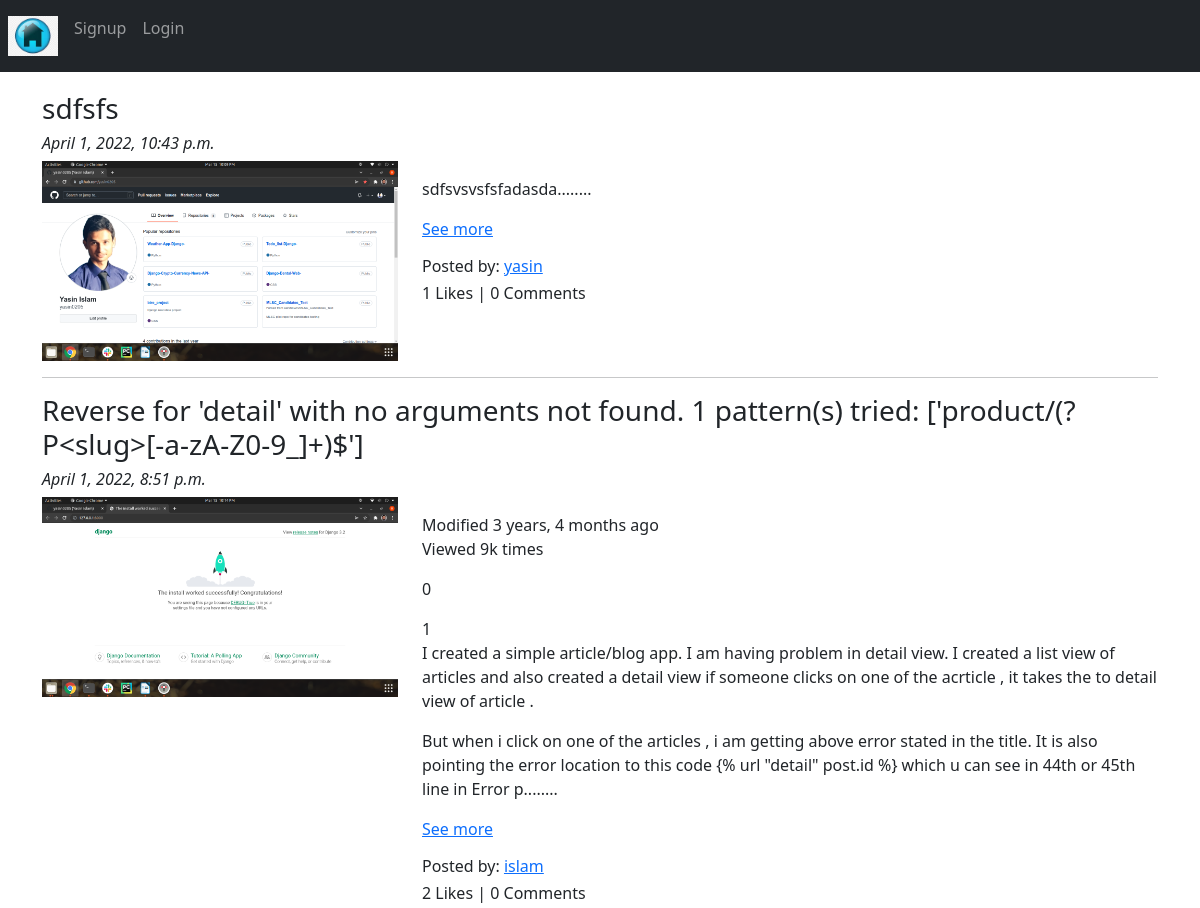
/blog/ (upper part), run on an earlier commit of the app's database.
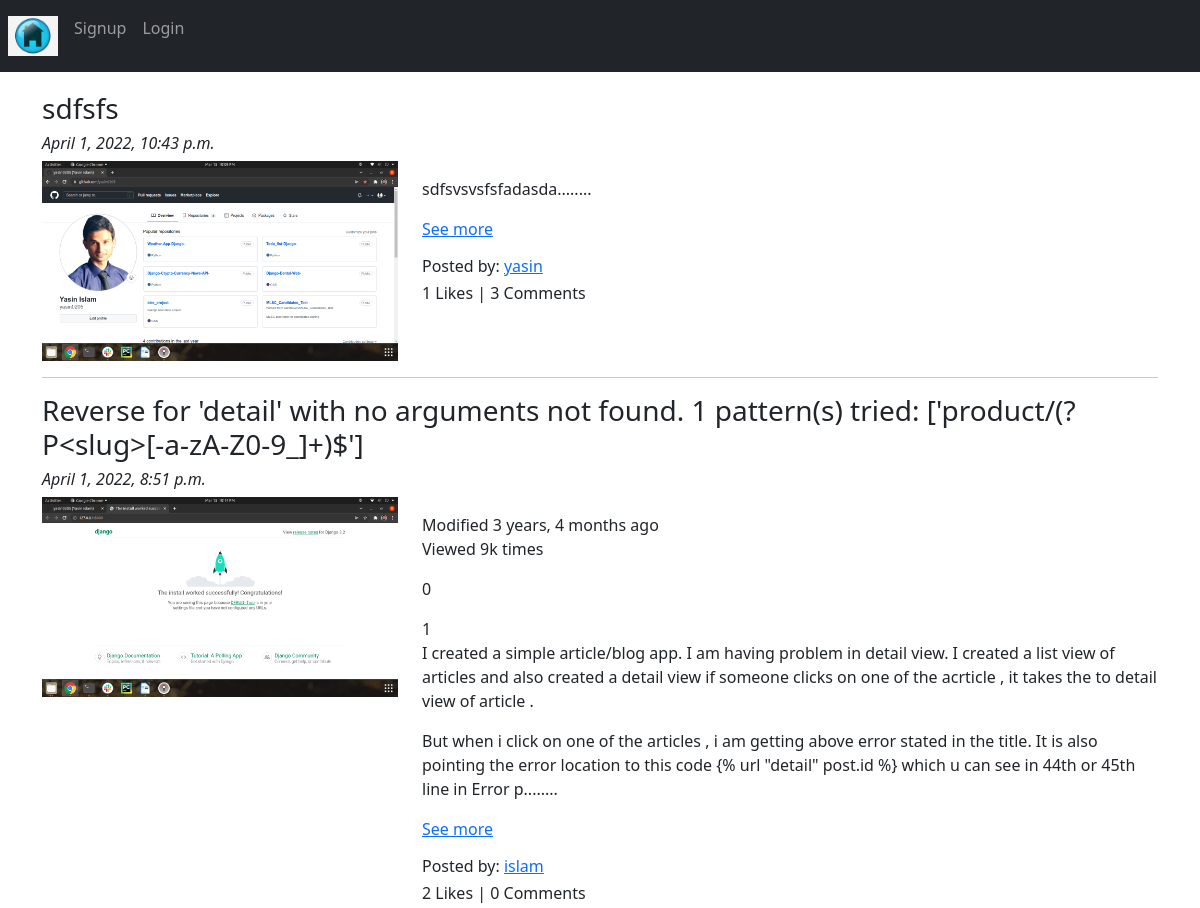
And on a later commit of the database.
### App_Blog/models.py (models this page shows, shortened)
class Blog(models.Model):
    author = models.ForeignKey(User, on_delete=models.CASCADE, related_name='post_author')
    blog_title = models.CharField(max_length=264, verbose_name='Put a Title')
    blog_content = models.TextField(verbose_name='What is on your mind?')
    blog_image = models.ImageField(upload_to='blog_images', verbose_name='Images')
    publish_date = models.DateTimeField(auto_now_add=True)
    update_date = models.DateTimeField(auto_now=True)
    class Meta:
        ordering = ('-publish_date',)

### App_Blog/views.py (the view)
# urls.py: path('', views.BlogList.as_view(), name='blog_list'),
class BlogList(ListView):
    context_object_name = 'blogs'
    model = Blog
    template_name = 'App_Blog/blog_list.html'

### App_Blog/templatetags/custom_filters.py (called while the page is built)
def range_filter(value):
    return value[0:500] + "........"

### templates/App_Blog/blog_list.html (shortened to what this page needs)
{% extends 'base.html' %}
{% load custom_filters %}
{% block body_block %}
{% for blog in blogs %}
<h3>{{blog.blog_title}}</h3>
<h6><i>{{blog.publish_date}}</i></h6>
<div class="row">
    <div class="col-sm-4">
        <img src="/media/{{blog.blog_image}}" alt="{{blog.blog_title}}" title="{{blog.blog.title}}" width="100%">
    </div>
    <div class="col-sm-8">
        <p>{{blog.blog_content|range_filter|linebreaks}} <a href="{% url 'App_Blog:blog_details' blog_id=blog.id %}">See more</a></p>
        <h6>Posted by: <a href="">{{blog.author}}</a></h6>
        <h6>{{blog.liked_blog.count}} Likes | {{blog.blog_comment.count}} Comments</h6>
    </div>
</div>
<hr>
{% endfor %}
{% endblock %}

What changed in the data, as far as the page shows it:
changed Blog "sdfsfs": blog_comment.count "0" → "3"
